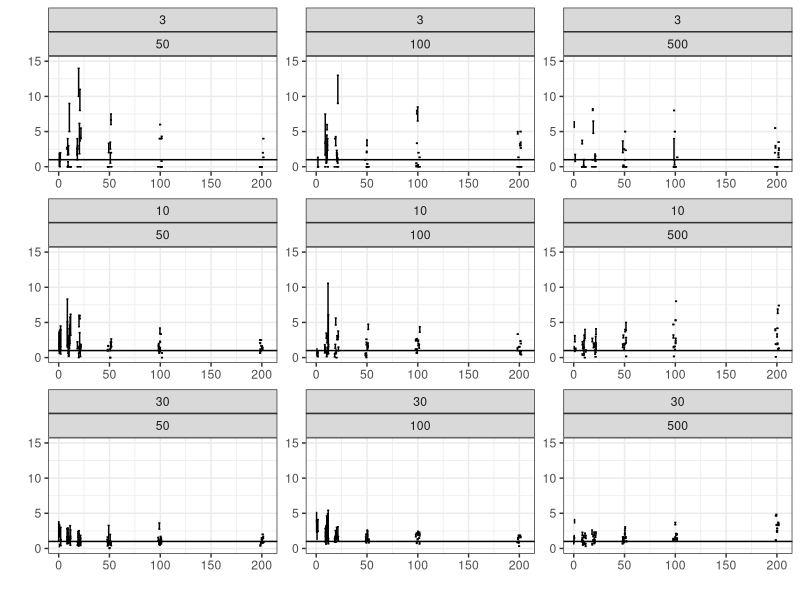

This chart was generated by the following R code:
library(ggplot2)

dat_raw <- read.table('compiled_data.txt', head = T, as.is = T)

#dat_raw$error_min <- (dat_raw$min_t - dat_raw$sim_t) / dat_raw$sim_t
#dat_raw$error_max <- (dat_raw$max_t - dat_raw$sim_t) / dat_raw$sim_t

dat_raw$error_min <- dat_raw$min_t / dat_raw$sim_t
dat_raw$error_max <- dat_raw$max_t / dat_raw$sim_t


dat1.1 <- dat_raw
dat1.1$ntax <- factor(dat1.1$ntax)
dat1.1$slen <- factor(dat1.1$slen)

#plot1.1 <- ggplot(dat1.1, aes(x = jitter(sim_t), y = ((error_max - error_min) / 2) + error_min)) + geom_errorbar(aes(ymin = error_min , ymax = error_max), width = 0.5) + xlab('Simulated number of transitions') + ylab('Estimated number of transitions') + geom_abline(intercept = 1, slope = 0)  + xlim(0, 30) + facet_wrap(~slen + ntax, ncol = 3) + ggtitle('Estimated vs. simulated number of transitions \n(Sequence length, number of taxa)') + theme_bw() + ylim(0, 5)

plot1.1 <- ggplot(dat1.1, aes(x = jitter(exp_t), y = sim_t)) + geom_point() + facet_wrap(~ntax, ncol = 3)

#+ geom_errorbar(aes(ymin = error_min , ymax = error_max), width = 0.5) + xlab('Simulated number of transitions') + ylab('Estimated number of transitions') + geom_abline(intercept = 1, slope = 0)  + xlim(0, 30) + facet_wrap(~slen + ntax, ncol = 3) + ggtitle('Estimated vs. simulated number of transitions \n(Sequence length, number of taxa)') + theme_bw() + ylim(0, 5)


#print(plot1.1)

#stop('dechire')

#####

dat1.2 <- dat_raw
dat1.2$ntax <- factor(dat1.2$ntax)
dat1.2$slen[dat1.2$slen == 1000] <- dat1.2$slen[dat1.2$slen == 1000] - 800
dat1.2$exp_t <- factor(dat1.2$exp_t)
dat1.2$slen <- jitter(dat1.2$slen, amount = 2)

#plot1.2 <- ggplot(dat1.2, aes(x = slen, y =  ((error_max - error_min) / 2) + error_min)) + geom_errorbar(aes(ymin = error_min, ymax = error_max), width = 4) + xlim(0, 205) + facet_wrap(~exp_t + ntax, scales = 'free') + ylim(-2, 10) + ylab('Error in estimated number of transitions (Esitimated / simulated)') + xlab('Sequence length') + ggtitle('Errors in estimates vs. sequence length \n(Expected transitions, number of taxa)') + theme(axis.ticks = element_blank(), axis.text.x = element_blank()) + theme_bw() + geom_abline(intercept = 1, slope = 0)

plot1.2 <- ggplot(dat1.2, aes(x = slen, y =  ((error_max - error_min) / 2) + error_min)) + geom_errorbar(aes(ymin = error_min, ymax = error_max, width = 2)) + xlim(0, 205) + facet_wrap(~exp_t + ntax, scales = 'free')+ xlab('') + theme(axis.ticks = element_blank(), axis.text.x = element_blank()) + theme_bw() + geom_abline(intercept = 1, slope = 0) + ylab ('') + ylim(0, 15)


pdf(file = 'Fig1.pdf', useDingbats = F, width = 12, height = )
print(plot1.2)
dev.off()
